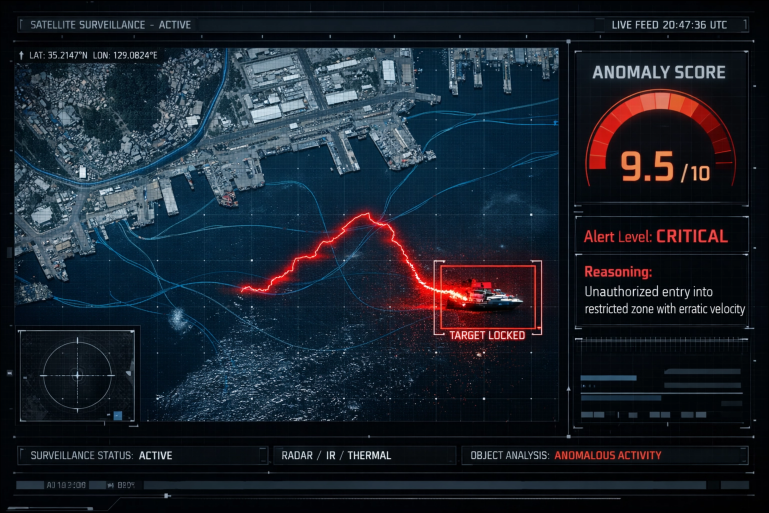
#> input picture anomaly_detection_dashboard.png, 1538 x 1026 px (shown at 1/2 size)
$ python -i scene_manager.py   (imports and definitions only)
#> lines starting #> are read from the running program, lines starting #| are printed output that depends on the picture; after the words box and inside, x2 and y2 are one past the last pixel; in counts of white or black regions, pixels touching at a corner belong together
#> further down, picture is the input picture: shape (1026, 1538, 3); mean B, G, R 44.2, 34, 26.3
"""
Real Scene Manager
==================
Manages pre-downloaded real satellite imagery and generates movement
annotations (coordinates only — NO synthetic chip drawing).

This module replaces the old ``TemporalChipInjector`` which pasted
simulated chip images onto backgrounds.  Now the pipeline:

  1.  Loads **genuine** Sentinel-1 SAR + Sentinel-2 Optical images
      (pre-downloaded via ``_download_real_scenes.py`` or fetched live).
  2.  Generates **movement annotations** — bounding-box coordinates &
      class labels for the demo detector — WITHOUT altering the pixel
      data of the real satellite image.
  3.  Returns ``(sar_frames, optical_frames, annotations)`` in the
      same format as the old injector so the rest of the pipeline
      (detection → tracking → anomaly scoring) works unchanged.

The displayed imagery is always 100 % real satellite data.
Detection labels come from the local class pool (used as ground-truth
annotations for the YOLOv8-OBB detector running in demo mode).
"""

from __future__ import annotations

import os
import json
import hashlib
import logging
import cv2
import numpy as np
from datetime import datetime, timedelta
from typing import Dict, List, Optional, Tuple

from utils.preprocessing import classify_region_type, ALL_CLASS_NAMES, _CLASS_POOLS
from utils.real_detector import detect_all_real_objects

logger = logging.getLogger(__name__)

# Default cache root for pre-downloaded scenes
SCENE_CACHE_ROOT = os.path.join("data", "real_scenes")

# Classes that MUST be on water pixels
WATER_CLASSES = {"ship", "submarine", "naval_vessel"}
# Classes that MUST be on land pixels
LAND_CLASSES = {"vehicle", "armored_vehicle", "personnel", "tank", "artillery",
                "supply_depot", "bunker", "radar_installation", "missile_launcher",
                "airstrip"}
# Classes that can appear anywhere (airborne)
AIR_CLASSES = {"aircraft", "helicopter", "uav_drone"}


def _compute_water_mask(optical_img: np.ndarray) -> np.ndarray:
    """Compute a boolean water mask from an optical satellite image.

    Uses multiple cues: dark pixels, blue-dominance, and HSV analysis
    to separate water from land in Sentinel-2 imagery.

    Returns
    -------
    mask : ndarray (H, W) bool — True where water is detected.
    """
    if optical_img is None:
        return np.zeros((512, 512), dtype=bool)

    if len(optical_img.shape) == 2:
        # Grayscale — water is typically very dark
        return optical_img < 50

    img = optical_img.copy()
    if img.shape[2] == 4:
        img = img[:, :, :3]

    # BGR channels
    b, g, r = img[:, :, 0].astype(np.float32), img[:, :, 1].astype(np.float32), img[:, :, 2].astype(np.float32)
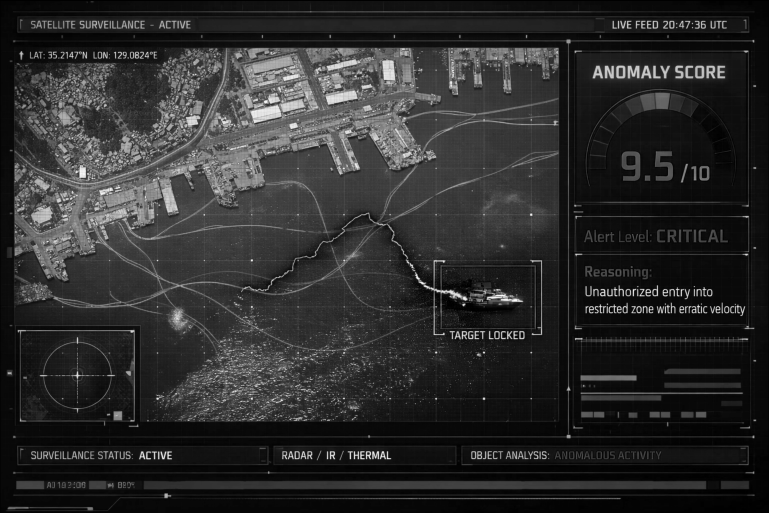
#> b: shape (1026, 1538) float32 (shown at 1/2 size); min 0, max 255, mean 44.2
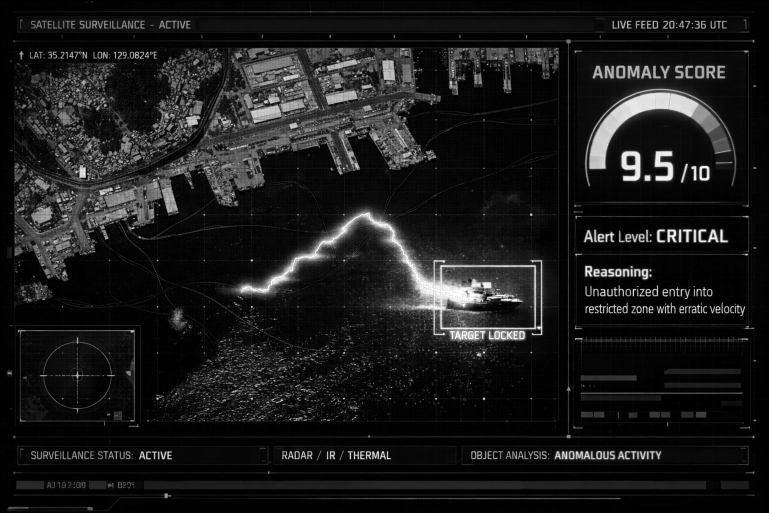
#> r: shape (1026, 1538) float32 (shown at 1/2 size); min 0, max 255, mean 26.3
    brightness = (b + g + r) / 3.0
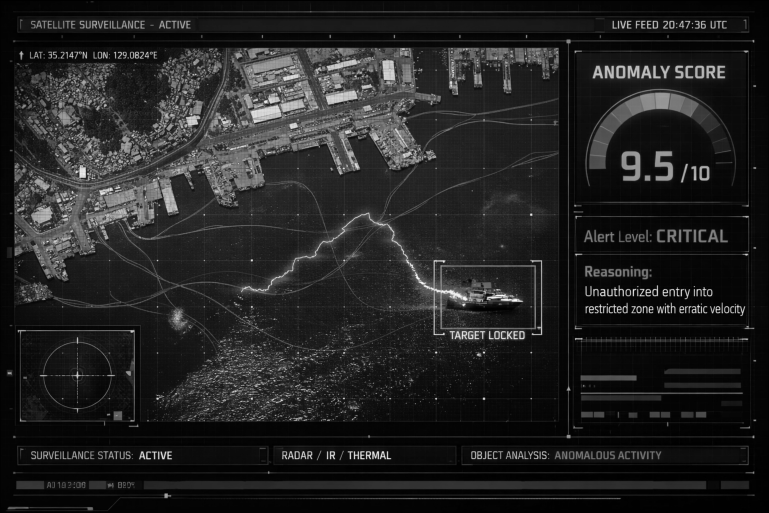
#> brightness: shape (1026, 1538) float32 (shown at 1/2 size); min 0, max 253.7, mean 34.8

    # Water cue 1: dark areas (deep water)
    dark_mask = brightness < 60
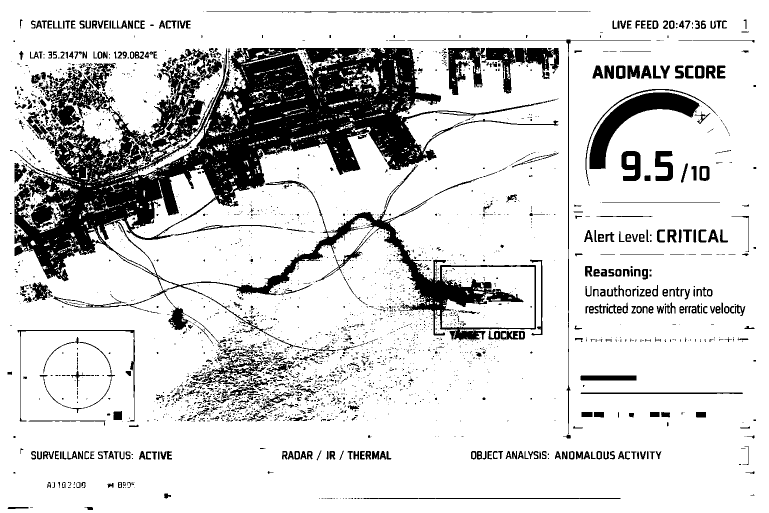
#> dark_mask: shape (1026, 1538) bool (shown at 1/2 size); 83.1% white; 3098 black regions (2538 under 20 px), largest, box (x1, y1, x2, y2) and area: (29, 96, 1117, 695) 173675, (1179, 185, 1399, 338) 9175, (963, 95, 1118, 187) 4864

    # Water cue 2: blue-dominant (blue > red AND blue > green, moderate brightness)
    blue_dominant = (b > r + 10) & (b > g) & (brightness < 140)
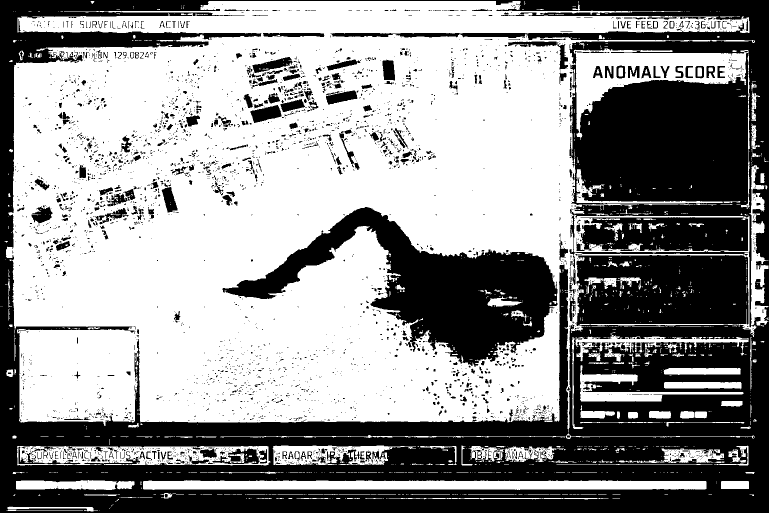
#> blue_dominant: shape (1026, 1538) bool (shown at 1/2 size); 58% white; 3868 black regions (3398 under 20 px), largest, box (x1, y1, x2, y2) and area: (0, 0, 1538, 1026) 533195, (445, 414, 1115, 734) 74108, (425, 895, 520, 928) 1406

    # Water cue 3: low-saturation dark-ish (harbours, murky water)
    hsv = cv2.cvtColor(img, cv2.COLOR_BGR2HSV)
#> hsv: shape (1026, 1538, 3); mean H, S, V 104.4, 172.7, 49.2
    low_val = hsv[:, :, 2] < 80
#> low_val: shape (1026, 1538) bool; 81.9% white; 2941 black regions (2411 under 20 px), largest, box (x1, y1, x2, y2) and area: (29, 96, 1117, 703) 192861, (1170, 177, 1472, 372) 12980, (893, 96, 1118, 190) 8582
    low_sat_dark = low_val & (hsv[:, :, 1] < 80)
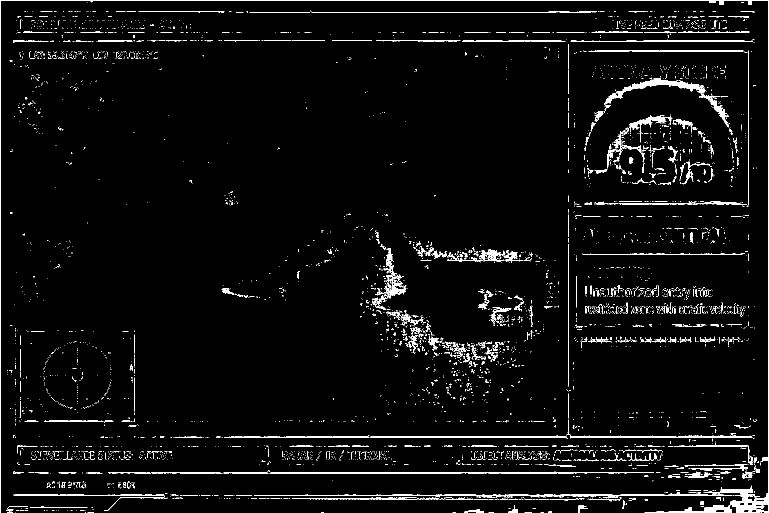
#> low_sat_dark: shape (1026, 1538) bool (shown at 1/2 size); 3.6% white in thin lines or dots

    # Combine: any cue triggers water
    water = dark_mask | blue_dominant | low_sat_dark
#> water: shape (1026, 1538) bool; 94.6% white; 2960 black regions (2486 under 20 px), largest, box (x1, y1, x2, y2) and area: (472, 424, 1072, 681) 18074, (1179, 185, 1399, 338) 9175, (1243, 302, 1281, 362) 1514

    # Morphological cleanup — remove noise and fill small holes
    kernel = cv2.getStructuringElement(cv2.MORPH_ELLIPSE, (15, 15))
    water_u8 = water.astype(np.uint8) * 255
    water_u8 = cv2.morphologyEx(water_u8, cv2.MORPH_CLOSE, kernel)
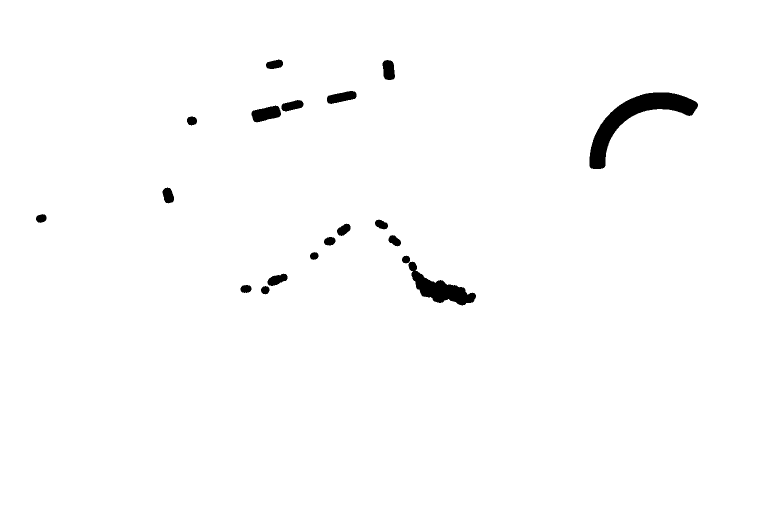
#> water_u8: shape (1026, 1538) (shown at 1/2 size); 98.6% white; 19 black regions, largest, box (x1, y1, x2, y2) and area: (1179, 185, 1396, 338) 9087, (817, 523, 952, 611) 4377, (503, 211, 562, 245) 1339
    water_u8 = cv2.morphologyEx(water_u8, cv2.MORPH_OPEN, kernel)
#> water_u8: shape (1026, 1538); 98.6% white; 15 black regions, largest, box (x1, y1, x2, y2) and area: (1179, 185, 1396, 338) 9088, (804, 511, 952, 611) 4680, (503, 200, 607, 245) 2087

    return water_u8 > 127


# [13 lines left out: function _sample_position_on_mask, not called in this run]


# ═══════════════════════════════════════════════════════════════════════════
#  Tracked Object — maintains state across temporal frames  (annotation only)
# ═══════════════════════════════════════════════════════════════════════════

class _TrackedObject:
    """Simulates one target that moves across the temporal sequence.

    This generates *annotation coordinates* only — no pixel compositing
    is performed.  The coordinates drive the demo-mode detector, tracker,
    and anomaly scorer.
    """

    # [113 lines left out: functions __init__, step, _enforce_terrain, annotation, not called in this run]


# ═══════════════════════════════════════════════════════════════════════════
#  Real Scene Manager
# ═══════════════════════════════════════════════════════════════════════════

class RealSceneManager:
    """
    Loads real satellite imagery and generates movement annotations.

    The images are returned **unmodified** — no synthetic chips or
    procedural textures are composited.  Detection boxes are drawn later
    by the visualisation layer.

    Parameters
    ----------
    region_type : str
        ``"land"`` | ``"coastal"`` | ``"maritime"``
    seed : int
        Deterministic seed for reproducibility.
    image_size : tuple
        (H, W) of output frames.
    num_objects : int
        Number of annotated targets per frame.
    """

    # [14 lines left out: function __init__, not called in this run]

    # ------------------------------------------------------------------
    def _allowed_classes(self) -> List[str]:
        """Return class names allowed for this region type."""
        return _CLASS_POOLS.get(self.region_type, _CLASS_POOLS["land"])

    # [349 lines left out: functions _init_objects, annotate_temporal_sequence, _assign_track_ids, generate_annotations_only, _region_hash, get_scene_cache_dir and 1 more, not called in this run]

>>> import cv2
>>> picture = cv2.imread('../../anomaly_detection_dashboard.png')
>>> result = _compute_water_mask(picture)
